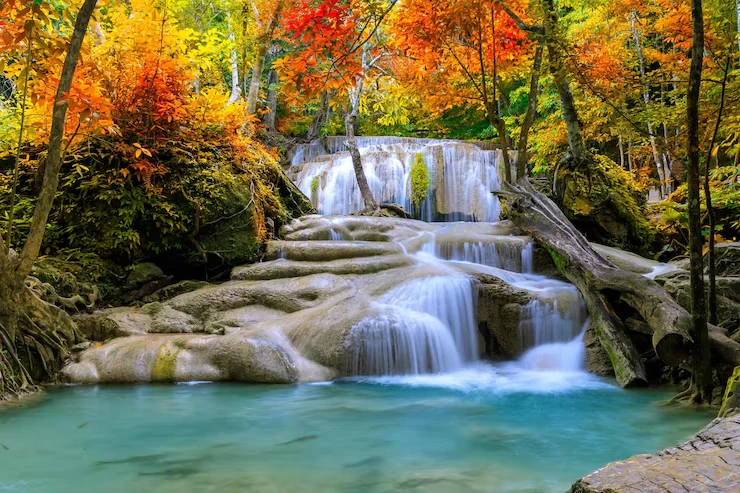
#> input picture branding/fotos/escritorio-cascada.webp, 740 x 493 px
$ python -i make_fondos.py   (imports and definitions only)
#> lines starting #> are read from the running program, lines starting #| are printed output that depends on the picture
#!/usr/bin/env python3
"""Genera los fondos de pantalla de Infinity OS (escritorio, bloqueo y miniaturas) a partir de branding/fotos/.

    python3 -I branding/make_fondos.py                 # todos los fondos
    python3 -I branding/make_fondos.py cascada lago-montanas   # solo algunos (no toca fondos.json de los demas)
    python3 -I branding/make_fondos.py --clasico       # fuerza el metodo clasico (sin IA)
    python3 -I branding/make_fondos.py --cache /ruta   # guarda/reutiliza el resultado x4 de la IA (ahorra minutos)

Funciona desde cualquier directorio. Dependencias:
  - Obligatorias: python3-pil (Pillow >= 10) y python3-numpy.
  - Opcional, para el ampliador por IA: Real-ESRGAN (modelo "realesrgan-x4plus") en su version NCNN.
    Corre en CPU, sin GPU ni red (los pesos van dentro de la rueda de PyPI):

        python3.12 -m venv /tmp/venv-ia && /tmp/venv-ia/bin/pip install pillow numpy realesrgan-ncnn-py
        # la rueda enlaza con libomp.so.5 (OpenMP de LLVM): en Debian/Ubuntu `apt install libomp5`
        # (en una maquina sin esa libreria sirve un enlace libomp.so.5 -> libiomp5.so del paquete pip intel-openmp
        # con LD_LIBRARY_PATH apuntando a el).
        /tmp/venv-ia/bin/python -I branding/make_fondos.py

    Hay ruedas para CPython 3.8-3.12 (no 3.13). Si el modulo no se puede importar, el script AVISA y usa el
    metodo clasico para esa imagen; el "metodo" de cada fondo queda escrito en fondos/fondos.json.
    Coste: la red usa un solo hilo y ~3 GB de RAM; todo el catalogo tarda ~45 minutos de CPU (el abstracto,
    ~15). Para repartirlo, se lanzan varios procesos con ids distintos y la misma --cache, y al final uno
    solo sin ids (que ya encuentra el resultado de la IA en la cache y tarda ~1 minuto).
    Los JPEG finales son lo que se commitea: no hace falta repetir la generacion para compilar la ISO.

Que hace con cada fondo (todo en sRGB de 8 bits):
  1. Recorta de la fuente la ventana 16:9 con mejor composicion (clave "ventana" de FONDOS, elegida a mano
     mirando cada imagen). Si la fuente trae un perfil ICC que no es sRGB se convierte. En el recorte quedan
     fuera los bordes del lienzo (noche estrellada) y la marca de agua (abstracto: la ventana acaba en y=974
     y la marca empieza en y=1248; "y_max" lo comprueba).
  2. Amplia a un "maestro" de 2880x1620 (suficiente para recortar 2560x1600 sin reescalar de mas):
       - IA:      Real-ESRGAN x4plus sobre la ventana (quita el ruido/bloques de la compresion y reconstruye
                  bordes), reduccion LANCZOS al maestro, correccion del tono global (la red oscurece hasta un
                  12 %: se devuelve la luz y el color de la foto original, solo en baja frecuencia) y mezcla
                  de un pequeno porcentaje de la ampliacion clasica ("mezcla" de cada fondo, 10-35 %) para que
                  no quede un aspecto "plastico" ni se vean texturas inventadas de mas.
       - clasico: filtro bilateral suave (quita ruido y bloques sin comerse los bordes), ampliacion LANCZOS
                  en pasos de x2 como maximo y mascara de desenfoque (unsharp) con umbral.
  3. Escritorio: maestro -> 2560x1440, OSCURECIMIENTO ADAPTATIVO y grano. Bloqueo: recorte "cubrir" del maestro
     a cada resolucion de RESOLUCIONES_BLOQUEO (sin oscurecer, sin deformar; las resoluciones 16:10 recortan
     un poco los lados de la misma ventana) y grano. Miniatura 320x180 del maestro sin oscurecer.
  4. JPEG 4:4:4 optimizado y progresivo, calidad 92 (miniaturas 88, no progresivas).
     Pesa mucho (unos 55 MB el catalogo) porque 4:4:4 a calidad 92 conserva el detalle fino.

Oscurecimiento adaptativo del escritorio. Antes era un 0,70x fijo: bien para la cascada (clara y saturada) pero
una foto ya oscura, como La noche estrellada o un atardecer, quedaba hundida. Ahora el objetivo es la
luminancia media (Rec. 709 sobre los valores sRGB de 8 bits) que tenia el wallpaper.jpg de la cascada
(LUMA_OBJETIVO, medida una vez). Para cada fondo: factor = LUMA_OBJETIVO / luminancia_media, limitado al intervalo
[BRILLO_ESCRITORIO, 1.0]: nunca aclara y nunca baja de 0,70x. Las fotos claras acaban en 0,70x como antes; las
oscuras se quedan igual o casi. El factor aplicado se escribe en fondos.json ("brillo_escritorio").

El grano (ruido gaussiano de sigma ~1,1 niveles, semilla fija por fondo y tamano) esconde las bandas de los
degradados (cielos, sol) al pasar a 8 bits y disimula la blandura de lo ampliado; es reproducible.
"""
import argparse
import hashlib
import io
import json
import sys
import time
from pathlib import Path

import numpy as np
from PIL import Image, ImageCms, ImageFilter

AQUI = Path(__file__).resolve().parent
FOTOS = AQUI / "fotos"
SALIDA = AQUI / "fondos"

# Se mantienen sincronizadas con make_assets.py (que ya no genera fondos y las reexporta de aqui).
RESOLUCIONES_BLOQUEO = [(1920, 1080), (1920, 1200), (2560, 1440), (2560, 1600), (1366, 768),
                        (1280, 800), (1600, 900), (1440, 900), (1280, 720)]
BRILLO_ESCRITORIO = 0.70          # suelo del oscurecimiento (el valor fijo de antes)
ESCRITORIO = (2560, 1440)
MAESTRO = (2880, 1620)
MINIATURA = (320, 180)
CALIDAD = 92                      # JPEG de escritorio y bloqueo (>= 92; 4:4:4)
CALIDAD_MINIATURA = 88
TESELA, MARGEN = 96, 12           # teselas de la IA y margen descartado (px de la fuente)
GRANO = 1.1                       # sigma del grano, en niveles de 8 bits

# Luminancia media (Rec. 709, valores sRGB de 8 bits) del wallpaper.jpg de la cascada de antes de esta
# version (foto de 740x493 ampliada, LANCZOS, brillo 0,70): es el aspecto del escritorio que se queria conservar.
LUMA_OBJETIVO = 71.6

# ---------------------------------------------------------------------------------------------------------
# Catalogo. El orden es el del selector de Ajustes.
#   ventana: (x0, y0, ancho, alto) en pixeles de la fuente; ~16:9. Elegida a mano mirando cada imagen.
#   y_max:   (opcional) la ventana no puede pasar de esta fila de la fuente (marca de agua desde y=1248).
#   ia:      True si con este fondo la IA sale mejor que el clasico (decidido mirando recortes al 100 %).
#   mezcla:  parte de la ampliacion clasica que se mezcla con la de la IA (0 = IA pura).
#   nota:    origen / licencia, tal cual en fondos.json.
FONDOS = [
    dict(id="cascada", nombre="Cascada otoñal", fuente="fotos/escritorio-cascada.webp",
         ventana=(2, 40, 736, 414), ia=True, mezcla=0.25,
         nota="Foto del proyecto (branding/fotos), origen y licencia sin verificar."),
    dict(id="islandia", nombre="Islandia", fuente="fotos/bloqueo-islandia.webp",
         ventana=(6, 55, 928, 522), ia=True, mezcla=0.20,
         nota="Foto del proyecto (branding/fotos), origen y licencia sin verificar."),
    dict(id="atardecer-playa", nombre="Atardecer en la playa", fuente="fotos/fondo-atardecer-playa.png",
         ventana=(2, 0, 622, 350), ia=True, mezcla=0.10,
         nota="Aportada por el usuario; parece generada por IA. Licencia sin verificar."),
    dict(id="lago-montanas", nombre="Lago entre montañas", fuente="fotos/fondo-lago-montanas.webp",
         ventana=(0, 45, 672, 378), ia=True, mezcla=0.10,
         nota="Aportada por el usuario; lámina cromolitográfica antigua, de aspecto de dominio público "
              "pero sin verificar."),
    dict(id="salto-de-agua", nombre="Salto de agua", fuente="fotos/fondo-salto-de-agua.webp",
         ventana=(4, 745, 1264, 711), ia=True, mezcla=0.35,
         nota="Aportada por el usuario (foto vertical recortada a 16:9). Licencia sin verificar."),
    dict(id="abstracto-colores", nombre="Abstracto de colores", fuente="fotos/fondo-abstracto-colores.webp",
         ventana=(0, 130, 1500, 844), y_max=1240, ia=True, mezcla=0.30,
         nota="Aportada por el usuario. La fuente lleva una marca de agua comercial (todo cuadros / tutti Quadri "
              "/ artwork vault / tudo Quadros) en la franja inferior derecha, que queda FUERA del recorte. "
              "Procede de una web de venta de cuadros: licencia dudosa."),
    dict(id="noche-estrellada", nombre="La noche estrellada", fuente="fotos/fondo-noche-estrellada.webp",
         ventana=(26, 12, 1228, 691), ia=True, mezcla=0.20,
         nota="«La noche estrellada» (Van Gogh, 1889): obra de dominio público. La reproducción es la aportada "
              "por el usuario, licencia de la fotografía sin verificar; se recortan los bordes del lienzo."),
]
FONDOS_POR_ID = {f["id"]: f for f in FONDOS}


# ---------------------------------------------------------------------------------------------------------
# Lectura y utilidades de imagen

# [28 lines left out: functions abrir_srgb, luminancia, cubrir, not called in this run]


def bilateral(img, radio=2, sigma_s=1.4, sigma_r=9.0):
    """Filtro bilateral en numpy: promedia solo con vecinos de color parecido. Quita el ruido y el bloqueo
    de la compresion en zonas lisas y respeta los bordes (sigma_r = diferencia de color tolerada)."""
    a = np.asarray(img, dtype=np.float32)
    pad = np.pad(a, ((radio, radio), (radio, radio), (0, 0)), mode="reflect")
    h, w = a.shape[:2]
    acum = np.zeros_like(a)
    peso = np.zeros(a.shape[:2] + (1,), dtype=np.float32)
    for dy in range(-radio, radio + 1):
        for dx in range(-radio, radio + 1):
            vec = pad[radio + dy:radio + dy + h, radio + dx:radio + dx + w]
            d2 = ((vec - a) ** 2).sum(axis=2, keepdims=True)
            p = np.exp(-(dx * dx + dy * dy) / (2 * sigma_s ** 2) - d2 / (2 * sigma_r ** 2 * 3))
            acum += vec * p
            peso += p
    return Image.fromarray(np.clip(acum / peso + 0.5, 0, 255).astype(np.uint8))


# [42 lines left out: functions ampliar_pasos, cargar_ia, ia_x4, not called in this run]


def clasico_maestro(ventana_img):
    """Metodo clasico: bilateral suave en la fuente, LANCZOS por pasos y unsharp con umbral."""
    limpia = bilateral(ventana_img)
    grande = ampliar_pasos(limpia, MAESTRO[0]).resize(MAESTRO, Image.LANCZOS)
    return grande.filter(ImageFilter.UnsharpMask(radius=2.0, percent=55, threshold=3))


# [34 lines left out: functions igualar_tono, maestro, not called in this run]


# ---------------------------------------------------------------------------------------------------------
# Salida

def factor_escritorio(arr):
    """Oscurecimiento adaptativo (ver la cabecera): LUMA_OBJETIVO / luminancia, entre BRILLO_ESCRITORIO y 1."""
    return min(1.0, max(BRILLO_ESCRITORIO, LUMA_OBJETIVO / luminancia(arr)))


# [6 lines left out: function con_grano, not called in this run]


def guardar_jpeg(img, ruta, calidad, progresivo):
    ruta.parent.mkdir(parents=True, exist_ok=True)
    img.save(ruta, "JPEG", quality=calidad, subsampling=0, optimize=True, progressive=progresivo)


# [73 lines left out: functions generar_fondo, compatibilidad, main, not called in this run]


# [2 lines not run here, left out]

>>> import cv2
>>> picture = cv2.imread('fotos/escritorio-cascada.webp', cv2.IMREAD_GRAYSCALE)
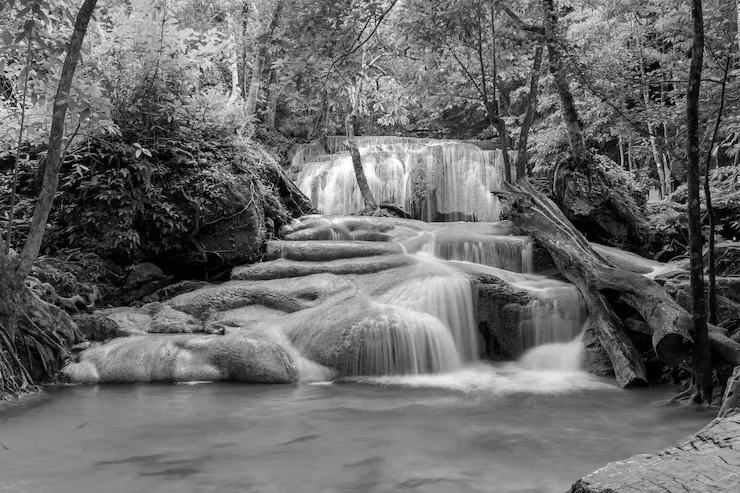
#> picture: shape (493, 740); min 0, max 254, mean 106.3
>>> result = clasico_maestro(picture)
#> (the run stopped early here; a loop or call above may not have finished)

$ run again, on branding/fotos/bloqueo-paisaje.webp
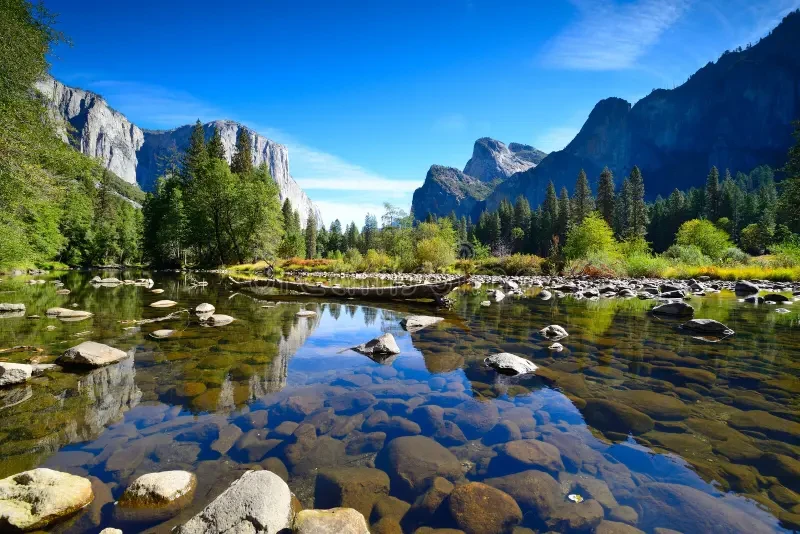
#> input picture branding/fotos/bloqueo-paisaje.webp, 800 x 534 px
#> `picture = cv2.imread('fotos/escritorio-cascada.webp', cv2.IMREAD_GRAYS..`:
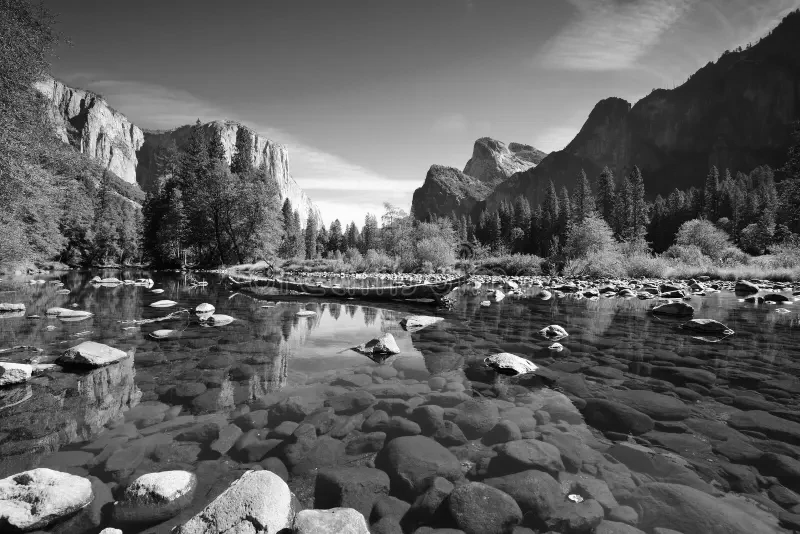
#> picture: shape (534, 800); min 0, max 255, mean 95.7

$ run again, on branding/fotos/bloqueo-yosemite.webp
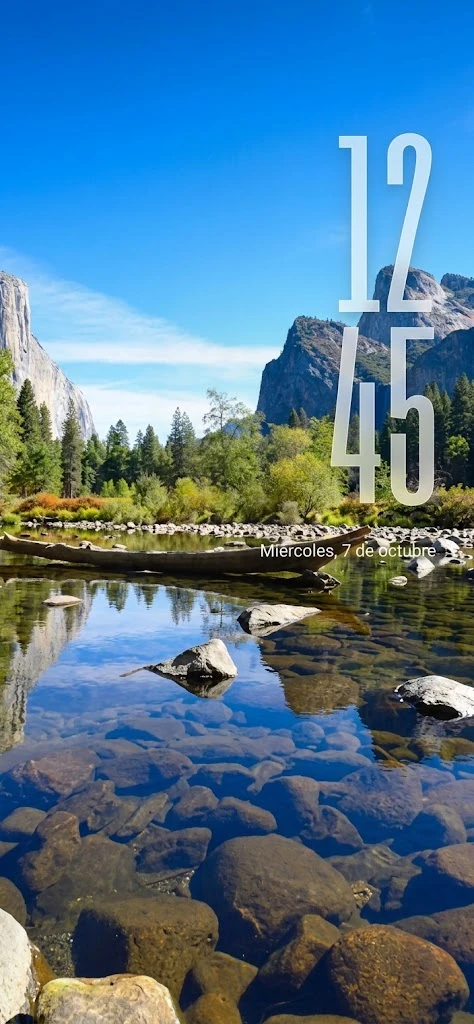
#> input picture branding/fotos/bloqueo-yosemite.webp, 474 x 1024 px
#> `picture = cv2.imread('fotos/escritorio-cascada.webp', cv2.IMREAD_GRAYS..`:
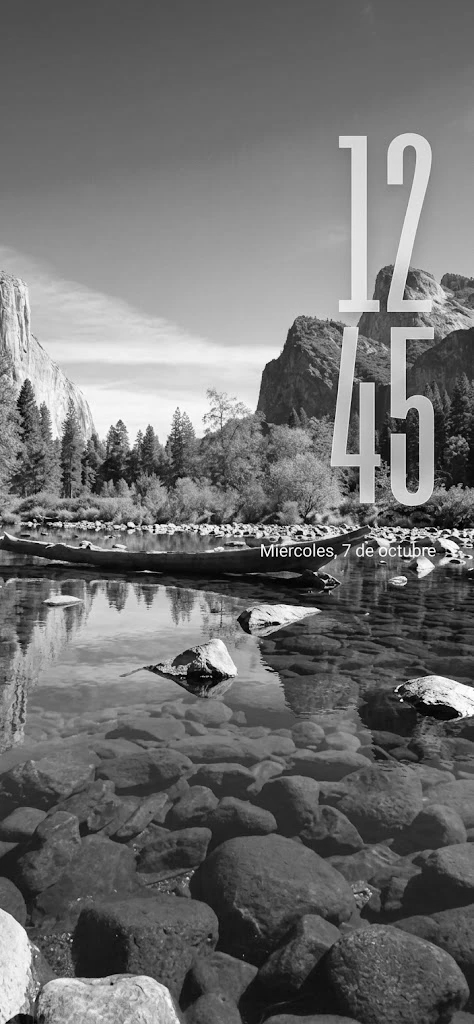
#> picture: shape (1024, 474); min 0, max 255, mean 111.6
